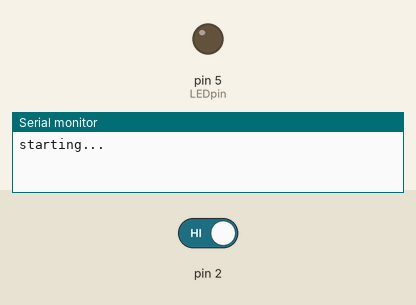
Recording of a sketch running on a simulated Arduino Uno, built with avr-gcc and run on an emulated ATmega328P. Parts: output pins drawn as LEDs (lit = HIGH), the last lines printed to the serial monitor. The inputs (shaded band) are chosen by the test bench; at power-on: pin 2 HIGH.

Above: at 1.2 s.
1.3 s: pin 2 driven LOW
At 2.5 s:
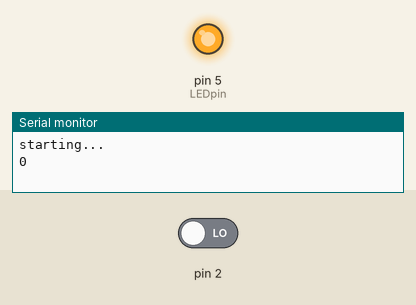
2.8 s: pin 2 driven HIGH
At 3.6 s:
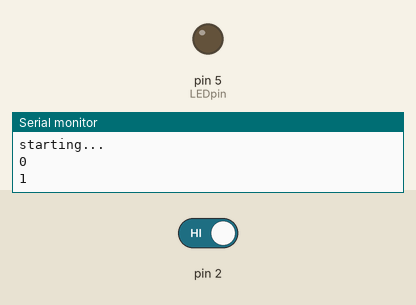
Timing chart, 0 to 5.8 s (numbered marks = the images above; inputs shaded):
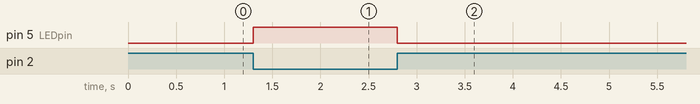

The sketch:

_141213_IRreceiver.ino
```cpp
//objective: understand how IR receiver sends data. hopefully, will be like a resistor


#define IRin 2
#define LEDpin 5


void cap(){
//ISR for pin2
if(digitalRead(2)==LOW) {
	digitalWrite(LEDpin,HIGH);
	Serial.println("0");
}


else {
	digitalWrite(LEDpin,LOW);
	Serial.println("1");
}

}// ISR


void setup(){
	Serial.begin(56000);
	pinMode(LEDpin,1); //set as output
	digitalWrite(LEDpin,0); //initialize as off
	attachInterrupt(0,cap,CHANGE);
	Serial.println("starting...");
} //setup

void loop(){
// 	int sval=digitalRead(IRin);
// 	Serial.println(sval);
// 	millis(100);

	//wait, unless data comes through

// 	while(Serial.available()>0){
// 		int a=Serial.parseInt();
// 		if(a<0 || a>1) a=0;
// 		digitalWrite(LEDpin,a);
// 		Serial.print("value: ");
// 		Serial.println(a);
//	}//read in available serial data

}//main loop
```

Measured:
- after the input at 1.3 s, pin 5 (LEDpin): LOW → HIGH at once
- after the input at 2.8 s, pin 5 (LEDpin): HIGH → LOW at once
